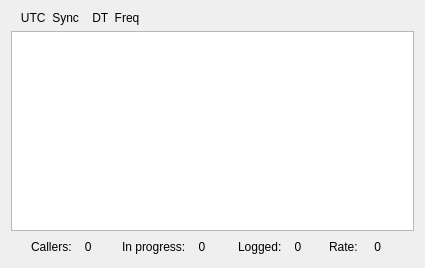
<?xml version="1.0" encoding="UTF-8"?>
<ui version="4.0">
 <class>MessageAveraging</class>
 <widget class="QWidget" name="MessageAveraging">
  <property name="geometry">
   <rect>
    <x>0</x>
    <y>0</y>
    <width>425</width>
    <height>268</height>
   </rect>
  </property>
  <property name="windowTitle">
   <string>Message Averaging</string>
  </property>
  <layout class="QVBoxLayout" name="verticalLayout">
   <item>
    <layout class="QGridLayout" name="gridLayout">
     <item row="0" column="0">
      <widget class="QLabel" name="header_label">
       <property name="text">
        <string>   UTC  Sync    DT  Freq   </string>
       </property>
       <property name="margin">
        <number>3</number>
       </property>
      </widget>
     </item>
     <item row="1" column="0">
      <widget class="QPlainTextEdit" name="msgAvgPlainTextEdit">
       <property name="lineWrapMode">
        <enum>QPlainTextEdit::LineWrapMode::NoWrap</enum>
       </property>
      </widget>
     </item>
     <item row="2" column="0">
      <layout class="QHBoxLayout" name="horizontalLayout">
       <item>
        <spacer name="horizontalSpacer">
         <property name="orientation">
          <enum>Qt::Orientation::Horizontal</enum>
         </property>
         <property name="sizeType">
          <enum>QSizePolicy::Policy::Fixed</enum>
         </property>
         <property name="sizeHint" stdset="0">
          <size>
           <width>20</width>
           <height>20</height>
          </size>
         </property>
        </spacer>
       </item>
       <item>
        <widget class="QLabel" name="lab1">
         <property name="minimumSize">
          <size>
           <width>77</width>
           <height>20</height>
          </size>
         </property>
         <property name="text">
          <string>Callers:    0</string>
         </property>
        </widget>
       </item>
       <item>
        <widget class="QLabel" name="lab2">
         <property name="minimumSize">
          <size>
           <width>77</width>
           <height>20</height>
          </size>
         </property>
         <property name="text">
          <string>In progress:    0</string>
         </property>
        </widget>
       </item>
       <item>
        <spacer name="horizontalSpacer_2">
         <property name="orientation">
          <enum>Qt::Orientation::Horizontal</enum>
         </property>
         <property name="sizeType">
          <enum>QSizePolicy::Policy::Fixed</enum>
         </property>
         <property name="sizeHint" stdset="0">
          <size>
           <width>25</width>
           <height>20</height>
          </size>
         </property>
        </spacer>
       </item>
       <item>
        <widget class="QLabel" name="lab3">
         <property name="minimumSize">
          <size>
           <width>77</width>
           <height>0</height>
          </size>
         </property>
         <property name="text">
          <string>Logged:    0</string>
         </property>
        </widget>
       </item>
       <item>
        <widget class="QLabel" name="lab4">
         <property name="minimumSize">
          <size>
           <width>77</width>
           <height>20</height>
          </size>
         </property>
         <property name="text">
          <string>Rate:     0</string>
         </property>
        </widget>
       </item>
      </layout>
     </item>
    </layout>
   </item>
  </layout>
 </widget>
 <resources/>
 <connections/>
</ui>
